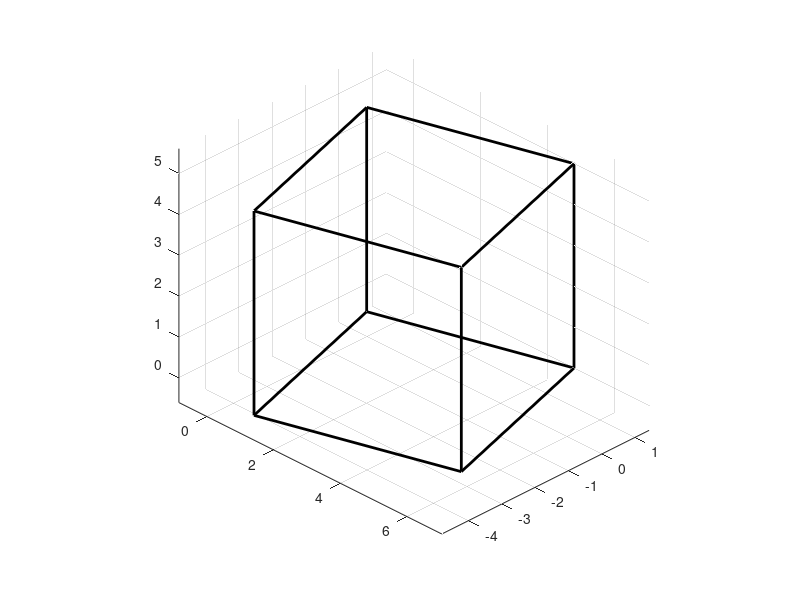

MATLAB code for this plot:
%pintar ejes
line ([-2 10], [0 0], [0 0], 'Color','blue','LineWidth',2)
line ([0 0], [-2 10], [0 0], 'Color','red','LineWidth',2)
line ([0 0], [0 0], [-2 10], 'Color','green', 'LineWidth',2)
hold on
grid on
view(45, 30);
axis equal

%pedir dimensiones
ancho = input(" Introduce el ancho: ");
largo = input(" Introduce el largo: ");
alto = input(" Introduce el alto: ");
theta = input(" Introduce el angulo de rotacion sobre el eje Z: ");

%puntos de la base (z = 0)
x1a = 0;    y1a = 0;
x2a = ancho;   y2a = 0;
x3a = ancho;   y3a = largo;
x4a = 0;    y4a = largo;

%base inferior
line([x1a x2a], [y1a y2a], [0 0], 'Color','black', 'LineWidth',2)
line([x2a x3a], [y2a y3a], [0 0], 'Color','black','Linewidth', 2)
line([x3a x4a], [y3a y4a], [0 0], 'Color','black', 'linewidth', 2)
line([x4a x1a], [y4a y1a], [0 0], 'Color','black', 'LineWidth',2)

%paredes verticales
line ([x1a x1a], [y1a y1a], [0 alto], 'Color','black','LineWidth',2)
line ([x2a x2a], [y2a y2a], [0 alto], 'Color','black','LineWidth',2)
line ([x3a x3a], [y3a y3a], [0 alto], 'Color','black','LineWidth',2)
line ([x4a, x4a], [y4a, y4a], [0 alto], 'Color','black','LineWidth',2)

%tapa superior (z = alto)
line ([x1a x2a], [y1a y2a], [alto alto], 'Color','black','LineWidth',2)
line ([x2a x3a], [y2a y3a], [alto alto], 'Color','black','LineWidth',2)
line ([x3a x4a], [y3a y4a], [alto alto], 'Color','black','LineWidth',2)
line ([x4a x1a], [y4a y1a], [alto alto], 'Color','black','LineWidth',2)


for i = 0:0.1:theta
clf
  x1 = x1a*cos(i) - y1a*sin(i);
  y1 = x1a*sin(i) + y1a*cos(i);

  x2 = x2a*cos(i) - y2a*sin(i);
  y2 = x2a*sin(i) + y2a*cos(i);

  x3 = x3a*cos(i) - y3a*sin(i);
  y3 = x3a*sin(i) + y3a*cos(i);

  x4 = x4a*cos(i) - y4a*sin(i);
  y4 = x4a*sin(i) + y4a*cos(i);

%base inferior
line([x1 x2], [y1 y2], [0 0], 'Color','black', 'LineWidth',2)
line([x2 x3], [y2 y3], [0 0], 'Color','black','Linewidth', 2)
line([x3 x4], [y3 y4], [0 0], 'Color','black', 'linewidth', 2)
line([x4 x1], [y4 y1], [0 0], 'Color','black', 'LineWidth',2)

%paredes verticales
line ([x1 x1], [y1 y1], [0 alto], 'Color','black','LineWidth',2)
line ([x2 x2], [y2 y2], [0 alto], 'Color','black','LineWidth',2)
line ([x3 x3], [y3 y3], [0 alto], 'Color','black','LineWidth',2)
line ([x4, x4], [y4, y4], [0 alto], 'Color','black','LineWidth',2)

%tapa superior (z = alto)
line ([x1 x2], [y1 y2], [alto alto], 'Color','black','LineWidth',2)
line ([x2 x3], [y2 y3], [alto alto], 'Color','black','LineWidth',2)
line ([x3 x4], [y3 y4], [alto alto], 'Color','black','LineWidth',2)
line ([x4 x1], [y4 y1], [alto alto], 'Color','black','LineWidth',2)


axis equal
    grid on
    view(45,30)

    drawnow

pause (0.2)


end
